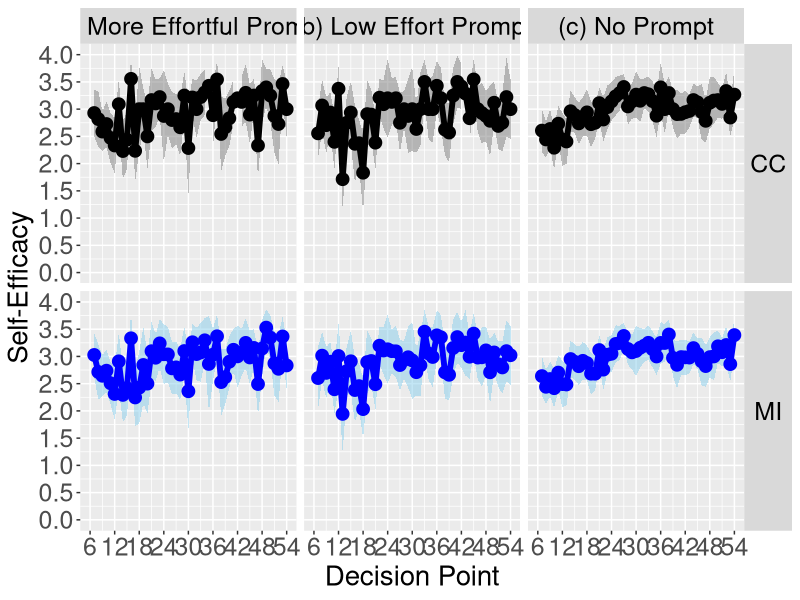

The R script that drew this image: (Note: this script raises an error after producing the figure.)
rm(list = ls())

library(ggplot2)

cc_est_no_prompt_by_dp <- read.csv(file = file.path("analysis-complete-case", "formatted-output", "cc_est_no_prompt_by_dp.csv"))
cc_est_high_effort_prompt_by_dp <- read.csv(file = file.path("analysis-complete-case", "formatted-output", "cc_est_high_effort_prompt_by_dp.csv"))
cc_est_low_effort_prompt_by_dp <- read.csv(file = file.path("analysis-complete-case", "formatted-output", "cc_est_low_effort_prompt_by_dp.csv"))

dat_all_pool_stats_no_prompt_by_dp <- read.csv(file = file.path("analysis-multiple-imputation", "formatted-output", "dat_all_pool_stats_no_prompt_by_dp.csv"))
dat_all_pool_stats_high_effort_prompt_by_dp <- read.csv(file = file.path("analysis-multiple-imputation", "formatted-output", "dat_all_pool_stats_high_effort_prompt_by_dp.csv"))
dat_all_pool_stats_low_effort_prompt_by_dp <- read.csv(file = file.path("analysis-multiple-imputation", "formatted-output", "dat_all_pool_stats_low_effort_prompt_by_dp.csv"))

dat_ppc_no_prompt_by_dp <- read.csv(file = file.path("analysis-multiple-imputation", "formatted-output", "dat_ppc_no_prompt_by_dp.csv"))
dat_ppc_high_effort_prompt_by_dp <- read.csv(file = file.path("analysis-multiple-imputation", "formatted-output", "dat_ppc_high_effort_prompt_by_dp.csv"))
dat_ppc_low_effort_prompt_by_dp <- read.csv(file = file.path("analysis-multiple-imputation", "formatted-output", "dat_ppc_low_effort_prompt_by_dp.csv"))

cc_results <- data.frame(where_from = "CC", 
                         decision_point = c(7:54, 7:54, 7:54),
                         what = c(rep("(a) More Effortful Prompt", 48), 
                                  rep("(b) Low Effort Prompt", 48), 
                                  rep("(c) No Prompt", 48)), 
                         est = c(cc_est_high_effort_prompt_by_dp$est, cc_est_low_effort_prompt_by_dp$est, cc_est_no_prompt_by_dp$est), 
                         conf_int_lb = c(cc_est_high_effort_prompt_by_dp$conf_int_lb, cc_est_low_effort_prompt_by_dp$conf_int_lb, cc_est_no_prompt_by_dp$conf_int_lb), 
                         conf_int_ub = c(cc_est_high_effort_prompt_by_dp$conf_int_ub, cc_est_low_effort_prompt_by_dp$conf_int_ub, cc_est_no_prompt_by_dp$conf_int_ub))

mi_results <- data.frame(where_from = "MI", 
                         decision_point = c(7:54, 7:54, 7:54),
                         what = c(rep("(a) More Effortful Prompt", 48), 
                                  rep("(b) Low Effort Prompt", 48), 
                                  rep("(c) No Prompt", 48)), 
                         est = c(dat_all_pool_stats_high_effort_prompt_by_dp$Qbar, dat_all_pool_stats_low_effort_prompt_by_dp$Qbar, dat_all_pool_stats_no_prompt_by_dp$Qbar), 
                         conf_int_lb = c(dat_all_pool_stats_high_effort_prompt_by_dp$conf_int_lb, dat_all_pool_stats_low_effort_prompt_by_dp$conf_int_lb, dat_all_pool_stats_no_prompt_by_dp$conf_int_lb), 
                         conf_int_ub = c(dat_all_pool_stats_high_effort_prompt_by_dp$conf_int_ub, dat_all_pool_stats_low_effort_prompt_by_dp$conf_int_ub, dat_all_pool_stats_no_prompt_by_dp$conf_int_ub))

all_results <- rbind(cc_results, mi_results)

group_colors <- c(CC = "black", MI = "blue")
group_colors_fill <- c(CC = "grey50", MI = "skyblue")

ggplot(all_results, aes(x = decision_point, y = est, ymin = conf_int_lb, ymax = conf_int_ub, color = where_from, fill = where_from)) +
  scale_y_continuous(name = "Self-Efficacy", limits = c(0,4), breaks = seq(0,4,0.5)) +
  scale_x_continuous(name = "Decision Point", limits = c(6,54), breaks = seq(6,54,6)) + 
  theme(axis.text = element_text(size = 18), title = element_text(size = 20), legend.position = "none") +
  scale_color_manual(values=group_colors) +
  scale_fill_manual(values=group_colors_fill) +
  geom_ribbon(alpha = 0.5, color = NA) +
  geom_line(linewidth = 2) + geom_point(size = 4) +
  #geom_smooth(linewidth = 2, se = TRUE) +
  facet_grid(where_from ~ what) +
  theme(strip.text.x = element_text(size = 18, colour = "black", angle = 0)) +
  theme(strip.text.y = element_text(size = 18, colour = "black", angle = 0))

ggsave(filename = file.path("plot-cc-and-mi-together", "time_specific_means_CI90.png"), width = 20, height = 12, units = "in", dpi = 1000)

ggplot(all_results, aes(x = decision_point, y = est, ymin = conf_int_lb, ymax = conf_int_ub, color = where_from, fill = where_from)) +
  scale_y_continuous(name = "Self-Efficacy", limits = c(0,4), breaks = seq(0,4,0.5)) +
  scale_x_continuous(name = "Decision Point", limits = c(6,54), breaks = seq(6,54,6)) + 
  theme(axis.text = element_text(size = 18), title = element_text(size = 20), legend.position = "none") +
  scale_color_manual(values=group_colors) +
  scale_fill_manual(values=group_colors_fill) +
  geom_smooth(linewidth = 2, se = TRUE, span = 0.3, level = 0.90) +
  facet_grid(~ what) +
  theme(strip.text.x = element_text(size = 18, colour = "black", angle = 0)) +
  theme(strip.text.y = element_text(size = 18, colour = "black", angle = 0))

ggsave(filename = file.path("plot-cc-and-mi-together", "time_specific_means_CI90_loess.png"), width = 20, height = 6, units = "in", dpi = 1000)

ppc_results <- data.frame(where_from = "MI", 
                          decision_point = c(7:54, 7:54, 7:54),
                          what = c(rep("(a) More Effortful Prompt", 48), 
                                   rep("(b) Low Effort Prompt", 48), 
                                   rep("(c) No Prompt", 48)), 
                          ppc_est = c(dat_ppc_high_effort_prompt_by_dp$ppc_est, dat_ppc_low_effort_prompt_by_dp$ppc_est, dat_ppc_no_prompt_by_dp$ppc_est))

ggplot(ppc_results, aes(x = decision_point, y = ppc_est)) +
  scale_y_continuous(name = "Posterior Predictive P-Value", limits = c(0,1), breaks = seq(0,1,0.2)) +
  scale_x_continuous(name = "Decision Point", limits = c(6,54), breaks = seq(6,54,6)) + 
  theme(axis.text = element_text(size = 18), title = element_text(size = 20), legend.position = "none") +
  geom_line(linewidth = 2) + geom_point(size = 4) +
  facet_grid(~ what) +
  theme(strip.text.x = element_text(size = 18, colour = "black", angle = 0)) +
  theme(strip.text.y = element_text(size = 18, colour = "black", angle = 0)) +
  geom_hline(yintercept = 0.95, linetype = "dashed", linewidth = 2, colour = "red") +
  geom_hline(yintercept = 0.05, linetype = "dashed", linewidth = 2, colour = "red")

ggsave(filename = file.path("plot-cc-and-mi-together", "ppc_time_specific_means.png"), width = 20, height = 6, units = "in", dpi = 1000)

if(file.exists("plot-cc-and-mi-together/Thumbs.db")){
  file.remove("plot-cc-and-mi-together/Thumbs.db")
}

